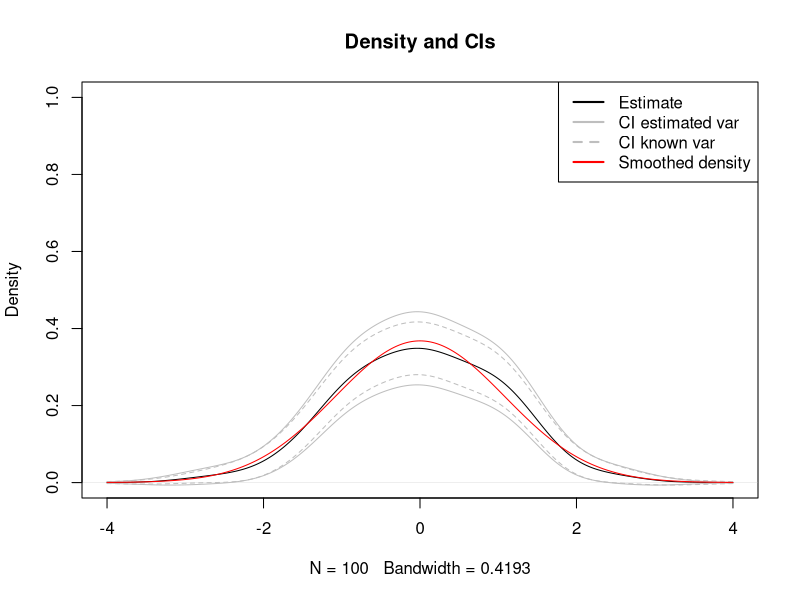
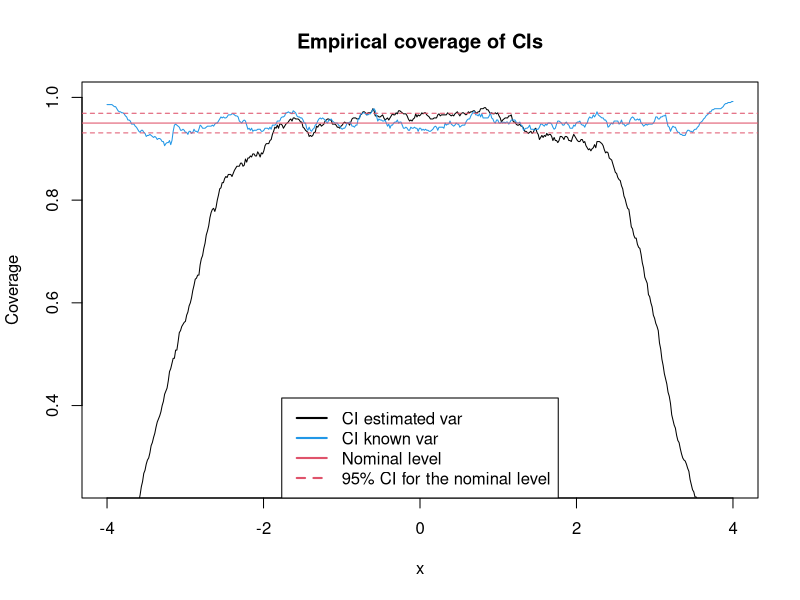
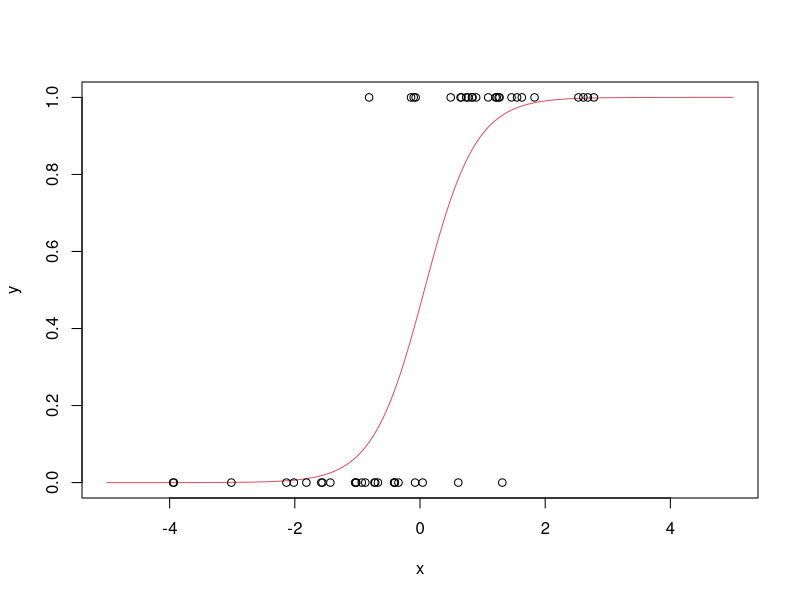

R code for these plots, in order:

## ------------------------------------------------------------------------
## Name: 07-appendix.R
## Description: Script for Chapter 7 of "Notes for Predictive Modeling"
## Link: https://bookdown.org/egarpor/NP-UC3M/
## License: https://creativecommons.org/licenses/by-nc-nd/4.0/
## Author: Eduardo García-Portugués
## ------------------------------------------------------------------------

## ---- ci-1, fig.cap = '(ref:ci-1-title)', fig.margin = FALSE---------------------------------------
# R(K) for a normal
Rk <- 1 / (2 * sqrt(pi))

# Generate a sample from a N(mu, sigma^2)
n <- 100
mu <- 0
sigma <- 1
set.seed(123456)
x <- rnorm(n = n, mean = mu, sd = sigma)

# Compute the kde (NR bandwidth)
kde <- density(x = x, from = -4, to = 4, n = 1024, bw = "nrd")

# Selected bandwidth
h <- kde$bw

# Estimate the variance
var_kde_hat <- kde$y * Rk / (n * h)

# True expectation and variance (because the density is a normal)
E_kde <- dnorm(x = kde$x, mean = mu, sd = sqrt(sigma^2 + h^2))
var_kde <- (dnorm(kde$x, mean = mu, sd = sqrt(h^2 / 2 + sigma^2)) /
              (2 * sqrt(pi) * h) - E_kde^2) / n

# CI with estimated variance
alpha <- 0.05
z_alpha <- qnorm(1 - alpha/2)
ci_low_1 <- kde$y - z_alpha * sqrt(var_kde_hat)
ci_up_1 <- kde$y + z_alpha * sqrt(var_kde_hat)

# CI with known variance
ci_low_2 <- kde$y - z_alpha * sqrt(var_kde)
ci_up_2 <- kde$y + z_alpha * sqrt(var_kde)

# Plot estimate, CIs and expectation
plot(kde, main = "Density and CIs", ylim = c(0, 1))
lines(kde$x, ci_low_1, col = "gray")
lines(kde$x, ci_up_1, col = "gray")
lines(kde$x, ci_low_2, col = "gray", lty = 2)
lines(kde$x, ci_up_2, col = "gray", lty = 2)
lines(kde$x, E_kde, col = "red")
legend("topright", legend = c("Estimate", "CI estimated var",
                              "CI known var", "Smoothed density"),
       col = c("black", "gray", "gray", "red"), lwd = 2, lty = c(1, 1, 2, 1))


## ---- ci-2, fig.cap = '(ref:ci-2-title)', fig.margin = FALSE---------------------------------------
# Simulation setting
n <- 200; h <- 0.15
mu <- 0; sigma <- 1 # Normal parameters
M <- 5e2 # Number of replications in the simulation
n_grid <- 512 # Number of x's for computing the kde
alpha <- 0.05; z_alpha <- qnorm(1 - alpha/2) # alpha for CI

# Compute expectation and variance
kde <- density(x = 0, bw = h, from = -4, to = 4, n = n_grid) # Just for kde$x
E_kde <- dnorm(x = kde$x, mean = mu, sd = sqrt(sigma^2 + h^2))
var_kde <- (dnorm(kde$x, mean = mu, sd = sqrt(h^2 / 2 + sigma^2)) /
              (2 * sqrt(pi) * h) - E_kde^2) / n

# For storing if the mean is inside the CI
inside_ci_1 <- inside_ci_2 <- matrix(nrow = M, ncol = n_grid)

# Simulation
set.seed(12345)
for (i in 1:M) {

  # Sample & kde
  x <- rnorm(n = n, mean = mu, sd = sigma)
  kde <- density(x = x, bw = h, from = -4, to = 4, n = n_grid)
  sd_kde_hat <- sqrt(kde$y * Rk / (n * h))

  # CI with estimated variance
  ci_low_1 <- kde$y - z_alpha * sd_kde_hat
  ci_up_1 <- kde$y + z_alpha * sd_kde_hat

  # CI with known variance
  ci_low_2 <- kde$y - z_alpha * sqrt(var_kde)
  ci_up_2 <- kde$y + z_alpha * sqrt(var_kde)

  # Check if for each x the mean is inside the CI
  inside_ci_1[i, ] <- E_kde > ci_low_1 & E_kde < ci_up_1
  inside_ci_2[i, ] <- E_kde > ci_low_2 & E_kde < ci_up_2

}

# Plot results
plot(kde$x, colMeans(inside_ci_1), ylim = c(0.25, 1), type = "l",
     main = "Empirical coverage of CIs", xlab = "x", ylab = "Coverage")
lines(kde$x, colMeans(inside_ci_2), col = 4)
abline(h = 1 - alpha, col = 2)
abline(h = 1 - alpha + c(-1, 1) * qnorm(0.975) *
         sqrt(alpha * (1 - alpha) / M), col = 2, lty = 2)
legend(x = "bottom", legend = c("CI estimated var", "CI known var",
                                "Nominal level", 
                                "95% CI for the nominal level"),
       col = c(1, 4, 2, 2), lwd = 2, lty = c(1, 1, 1, 2))




## ---- manipulate-1, eval = FALSE-------------------------------------------------------------------
## # Sample
## x <- rnorm(100)
## 
## # Simple plot of kde for varying h
## manipulate::manipulate({
## 
##   kde <- density(x = x, from = -4, to = 4, bw = h)
##   plot(kde, ylim = c(0, 1), type = "l", main = "")
##   curve(dnorm(x), from = -4, to = 4, col = 2, add = TRUE)
##   rug(x)
## 
## }, h = manipulate::slider(min = 0.01, max = 2, initial = 0.5, step = 0.01))








## ---- lm-------------------------------------------------------------------------------------------
# Create the data employed in Figure 3.1

# Generates 50 points from a N(0, 1): predictors and error
set.seed(34567)
x1 <- rnorm(50)
x2 <- rnorm(50)
x3 <- x1 + rnorm(50, sd = 0.05) # Make variables dependent
eps <- rnorm(50)

# Responses
y_lin <- -0.5 + 0.5 * x1 + 0.5 * x2 + eps
y_qua <- -0.5 + x1^2 + 0.5 * x2 + eps
y_exp <- -0.5 + 0.5 * exp(x2) + x3 + eps

# Data
data_animation <- data.frame(x1 = x1, x2 = x2, y_lin = y_lin,
                             y_qua = y_qua, y_exp = y_exp)

# Call lm
# lm employs formula = response ~ predictor1 + predictor2 + ...
# (names according to the data frame names) for denoting the regression
# to be done
mod <- lm(y_lin ~ x1 + x2, data = data_animation)
summary(mod)

# mod is a list with a lot of information
# str(mod) # Long output

# Coefficients
mod$coefficients

# Application of formula (3.4)

# Matrix X
X <- cbind(1, x1, x2)

# Vector Y
Y <- y_lin

# Coefficients
beta <- solve(t(X) %*% X) %*% t(X) %*% Y
beta
















## ---- glm-1----------------------------------------------------------------------------------------
# Create the data employed in Figure 3.4

# Data
set.seed(34567)
x <- rnorm(50, sd = 1.5)
y1 <- -0.5 + 3 * x
y2 <- 0.5 - 2 * x
y3 <- -2 + 5 * x
y1 <- rbinom(50, size = 1, prob = 1 / (1 + exp(-y1)))
y2 <- rbinom(50, size = 1, prob = 1 / (1 + exp(-y2)))
y3 <- rbinom(50, size = 1, prob = 1 / (1 + exp(-y3)))

# Data
data_mle <- data.frame(x = x, y1 = y1, y2 = y2, y3 = y3)


## ---- glm-2----------------------------------------------------------------------------------------
# Call glm
# glm employs formula = response ~ predictor1 + predictor2 + ...
# (names according to the data frame names) for denoting the regression
# to be done. We need to specify family = "binomial" to make a
# logistic regression
mod <- glm(y1 ~ x, family = "binomial", data = data_mle)
summary(mod)

# mod is a list with a lot of information
# str(mod) # Long output

# Coefficients
mod$coefficients

# Plot the fitted regression curve
x_grid <- seq(-5, 5, l = 200)
y_grid <- 1 / (1 + exp(-(mod$coefficients[1] + mod$coefficients[2] * x_grid)))
plot(x_grid, y_grid, type = "l", col = 2, xlab = "x", ylab = "y")
points(x, y1)

